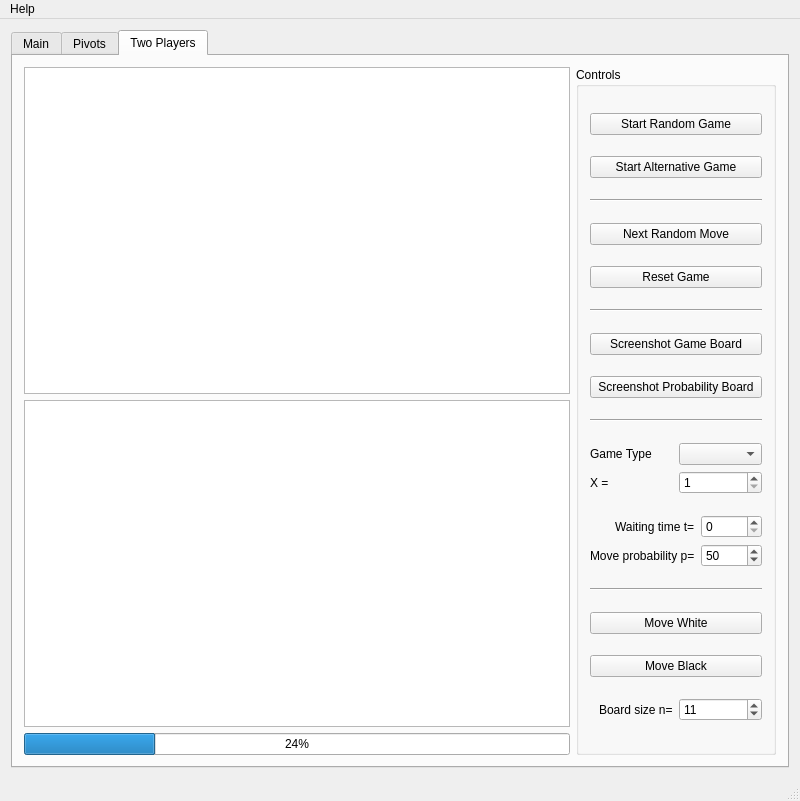
<?xml version="1.0" encoding="UTF-8"?>
<ui version="4.0">
 <class>MainWindow</class>
 <widget class="QMainWindow" name="MainWindow">
  <property name="geometry">
   <rect>
    <x>0</x>
    <y>0</y>
    <width>800</width>
    <height>801</height>
   </rect>
  </property>
  <property name="sizePolicy">
   <sizepolicy hsizetype="Preferred" vsizetype="Preferred">
    <horstretch>0</horstretch>
    <verstretch>0</verstretch>
   </sizepolicy>
  </property>
  <property name="windowTitle">
   <string>MainWindow</string>
  </property>
  <widget class="QWidget" name="centralWidget">
   <layout class="QVBoxLayout" name="verticalLayout_6">
    <item>
     <widget class="QTabWidget" name="tabWidget">
      <property name="autoFillBackground">
       <bool>true</bool>
      </property>
      <property name="currentIndex">
       <number>2</number>
      </property>
      <widget class="QWidget" name="tab1">
       <attribute name="title">
        <string>Main</string>
       </attribute>
       <layout class="QHBoxLayout" name="horizontalLayout_4">
        <item>
         <widget class="BoardWidget" name="boardView">
          <property name="sizePolicy">
           <sizepolicy hsizetype="Expanding" vsizetype="Expanding">
            <horstretch>0</horstretch>
            <verstretch>0</verstretch>
           </sizepolicy>
          </property>
          <property name="verticalScrollBarPolicy">
           <enum>Qt::ScrollBarAlwaysOff</enum>
          </property>
          <property name="horizontalScrollBarPolicy">
           <enum>Qt::ScrollBarAlwaysOff</enum>
          </property>
          <property name="renderHints">
           <set>QPainter::Antialiasing|QPainter::HighQualityAntialiasing|QPainter::TextAntialiasing</set>
          </property>
          <property name="cacheMode">
           <set>QGraphicsView::CacheBackground</set>
          </property>
         </widget>
        </item>
        <item>
         <widget class="QGroupBox" name="panel1">
          <property name="title">
           <string>Control Panel</string>
          </property>
          <layout class="QVBoxLayout" name="verticalLayout_3">
           <item>
            <widget class="QFrame" name="frame">
             <property name="frameShape">
              <enum>QFrame::StyledPanel</enum>
             </property>
             <property name="frameShadow">
              <enum>QFrame::Raised</enum>
             </property>
             <layout class="QVBoxLayout" name="verticalLayout_2">
              <item>
               <layout class="QGridLayout" name="gridLayout_3">
                <item row="0" column="1">
                 <widget class="QPushButton" name="fillAndPivots">
                  <property name="text">
                   <string>Board and Pivots</string>
                  </property>
                 </widget>
                </item>
                <item row="0" column="2">
                 <layout class="QHBoxLayout" name="horizontalLayout_2"/>
                </item>
                <item row="0" column="0">
                 <layout class="QVBoxLayout" name="verticalLayout_4">
                  <item>
                   <widget class="QPushButton" name="fillBoard">
                    <property name="text">
                     <string>Fill Board</string>
                    </property>
                   </widget>
                  </item>
                  <item>
                   <widget class="QPushButton" name="articulationPoint">
                    <property name="text">
                     <string>Find Pivots</string>
                    </property>
                   </widget>
                  </item>
                 </layout>
                </item>
               </layout>
              </item>
              <item>
               <layout class="QGridLayout" name="gridLayout_9">
                <item row="1" column="1">
                 <widget class="QSpinBox" name="mainX">
                  <property name="minimum">
                   <number>1</number>
                  </property>
                  <property name="maximum">
                   <number>19</number>
                  </property>
                 </widget>
                </item>
                <item row="0" column="1">
                 <widget class="QComboBox" name="mainType"/>
                </item>
                <item row="0" column="0">
                 <widget class="QLabel" name="label_10">
                  <property name="text">
                   <string>Board Type</string>
                  </property>
                 </widget>
                </item>
                <item row="1" column="0">
                 <widget class="QLabel" name="label_11">
                  <property name="text">
                   <string>X = </string>
                  </property>
                 </widget>
                </item>
               </layout>
              </item>
              <item>
               <layout class="QGridLayout" name="gridLayout_4">
                <item row="0" column="1">
                 <widget class="QSpinBox" name="mainProb">
                  <property name="minimum">
                   <number>1</number>
                  </property>
                  <property name="maximum">
                   <number>100</number>
                  </property>
                  <property name="value">
                   <number>50</number>
                  </property>
                 </widget>
                </item>
                <item row="1" column="1">
                 <widget class="QSpinBox" name="mainSize">
                  <property name="minimum">
                   <number>2</number>
                  </property>
                  <property name="maximum">
                   <number>19</number>
                  </property>
                  <property name="value">
                   <number>11</number>
                  </property>
                 </widget>
                </item>
                <item row="0" column="0" alignment="Qt::AlignRight">
                 <widget class="QLabel" name="label">
                  <property name="sizePolicy">
                   <sizepolicy hsizetype="Minimum" vsizetype="Minimum">
                    <horstretch>0</horstretch>
                    <verstretch>0</verstretch>
                   </sizepolicy>
                  </property>
                  <property name="text">
                   <string>Probability p=</string>
                  </property>
                 </widget>
                </item>
                <item row="1" column="0" alignment="Qt::AlignRight">
                 <widget class="QLabel" name="label_2">
                  <property name="sizePolicy">
                   <sizepolicy hsizetype="Minimum" vsizetype="Minimum">
                    <horstretch>0</horstretch>
                    <verstretch>0</verstretch>
                   </sizepolicy>
                  </property>
                  <property name="text">
                   <string>Board size n=</string>
                  </property>
                 </widget>
                </item>
               </layout>
              </item>
             </layout>
            </widget>
           </item>
          </layout>
         </widget>
        </item>
       </layout>
      </widget>
      <widget class="QWidget" name="tab2">
       <attribute name="title">
        <string>Pivots</string>
       </attribute>
       <layout class="QGridLayout" name="gridLayout_2">
        <item row="0" column="0">
         <widget class="BoardWidget" name="boardViewSim">
          <property name="sizePolicy">
           <sizepolicy hsizetype="Expanding" vsizetype="Expanding">
            <horstretch>0</horstretch>
            <verstretch>0</verstretch>
           </sizepolicy>
          </property>
          <property name="frameShape">
           <enum>QFrame::WinPanel</enum>
          </property>
          <property name="frameShadow">
           <enum>QFrame::Raised</enum>
          </property>
          <property name="lineWidth">
           <number>6</number>
          </property>
          <property name="midLineWidth">
           <number>6</number>
          </property>
          <property name="verticalScrollBarPolicy">
           <enum>Qt::ScrollBarAlwaysOff</enum>
          </property>
          <property name="horizontalScrollBarPolicy">
           <enum>Qt::ScrollBarAlwaysOff</enum>
          </property>
          <property name="renderHints">
           <set>QPainter::Antialiasing|QPainter::HighQualityAntialiasing|QPainter::TextAntialiasing</set>
          </property>
          <property name="cacheMode">
           <set>QGraphicsView::CacheBackground</set>
          </property>
         </widget>
        </item>
        <item row="0" column="1">
         <widget class="QGroupBox" name="panel2">
          <property name="autoFillBackground">
           <bool>false</bool>
          </property>
          <property name="styleSheet">
           <string notr="true"/>
          </property>
          <property name="title">
           <string>Control Panel</string>
          </property>
          <layout class="QVBoxLayout" name="verticalLayout">
           <item>
            <widget class="QPushButton" name="takeScreenshot">
             <property name="text">
              <string>Screenshot</string>
             </property>
            </widget>
           </item>
           <item>
            <widget class="QPushButton" name="simulatePivot">
             <property name="autoFillBackground">
              <bool>false</bool>
             </property>
             <property name="text">
              <string>Most Pivotal Hexes</string>
             </property>
            </widget>
           </item>
           <item>
            <layout class="QGridLayout" name="gridLayout_10">
             <item row="1" column="1">
              <widget class="QSpinBox" name="simX">
               <property name="minimum">
                <number>1</number>
               </property>
               <property name="maximum">
                <number>19</number>
               </property>
              </widget>
             </item>
             <item row="0" column="1">
              <widget class="QComboBox" name="simType"/>
             </item>
             <item row="0" column="0">
              <widget class="QLabel" name="label_9">
               <property name="text">
                <string>Game Type</string>
               </property>
              </widget>
             </item>
             <item row="1" column="0">
              <widget class="QLabel" name="label_12">
               <property name="text">
                <string>X = </string>
               </property>
              </widget>
             </item>
            </layout>
           </item>
           <item>
            <layout class="QGridLayout" name="gridLayout_6">
             <item row="0" column="0" alignment="Qt::AlignRight">
              <widget class="QLabel" name="label_5">
               <property name="text">
                <string>Board Size n= </string>
               </property>
              </widget>
             </item>
             <item row="1" column="0" alignment="Qt::AlignRight">
              <widget class="QLabel" name="label_6">
               <property name="text">
                <string>Waiting time t=</string>
               </property>
              </widget>
             </item>
             <item row="0" column="2">
              <widget class="QSpinBox" name="simSize">
               <property name="minimum">
                <number>1</number>
               </property>
               <property name="maximum">
                <number>19</number>
               </property>
               <property name="value">
                <number>11</number>
               </property>
              </widget>
             </item>
             <item row="1" column="2">
              <widget class="QSpinBox" name="waitTimeSim">
               <property name="maximum">
                <number>2000</number>
               </property>
               <property name="singleStep">
                <number>100</number>
               </property>
              </widget>
             </item>
            </layout>
           </item>
          </layout>
         </widget>
        </item>
        <item row="1" column="0">
         <widget class="QProgressBar" name="progressBarSim">
          <property name="enabled">
           <bool>true</bool>
          </property>
          <property name="autoFillBackground">
           <bool>false</bool>
          </property>
          <property name="styleSheet">
           <string notr="true"/>
          </property>
          <property name="value">
           <number>24</number>
          </property>
          <property name="textVisible">
           <bool>true</bool>
          </property>
          <property name="invertedAppearance">
           <bool>false</bool>
          </property>
          <property name="format">
           <string>%p%</string>
          </property>
         </widget>
        </item>
       </layout>
      </widget>
      <widget class="QWidget" name="tab4">
       <property name="enabled">
        <bool>true</bool>
       </property>
       <attribute name="title">
        <string>Two Players</string>
       </attribute>
       <layout class="QGridLayout" name="gridLayout">
        <item row="0" column="0">
         <widget class="BoardWidget" name="gameView">
          <property name="verticalScrollBarPolicy">
           <enum>Qt::ScrollBarAlwaysOff</enum>
          </property>
          <property name="horizontalScrollBarPolicy">
           <enum>Qt::ScrollBarAlwaysOff</enum>
          </property>
          <property name="renderHints">
           <set>QPainter::Antialiasing|QPainter::HighQualityAntialiasing|QPainter::TextAntialiasing</set>
          </property>
         </widget>
        </item>
        <item row="0" column="4" rowspan="3">
         <widget class="QGroupBox" name="panel3">
          <property name="sizePolicy">
           <sizepolicy hsizetype="Preferred" vsizetype="MinimumExpanding">
            <horstretch>0</horstretch>
            <verstretch>0</verstretch>
           </sizepolicy>
          </property>
          <property name="minimumSize">
           <size>
            <width>200</width>
            <height>686</height>
           </size>
          </property>
          <property name="title">
           <string>Controls</string>
          </property>
          <layout class="QVBoxLayout" name="verticalLayout_5">
           <item>
            <widget class="QPushButton" name="startRandom">
             <property name="text">
              <string>Start Random Game</string>
             </property>
            </widget>
           </item>
           <item>
            <widget class="QPushButton" name="startAlternative">
             <property name="text">
              <string>Start Alternative Game</string>
             </property>
            </widget>
           </item>
           <item>
            <widget class="Line" name="line">
             <property name="orientation">
              <enum>Qt::Horizontal</enum>
             </property>
            </widget>
           </item>
           <item>
            <widget class="QPushButton" name="nextRandomTurn">
             <property name="text">
              <string>Next Random Move</string>
             </property>
            </widget>
           </item>
           <item>
            <widget class="QPushButton" name="resetGame">
             <property name="text">
              <string>Reset Game</string>
             </property>
            </widget>
           </item>
           <item>
            <widget class="Line" name="line_4">
             <property name="orientation">
              <enum>Qt::Horizontal</enum>
             </property>
            </widget>
           </item>
           <item>
            <widget class="QPushButton" name="takeGameBoard">
             <property name="text">
              <string>Screenshot Game Board</string>
             </property>
            </widget>
           </item>
           <item>
            <widget class="QPushButton" name="takeProbabilityBoard">
             <property name="text">
              <string>Screenshot Probability Board</string>
             </property>
            </widget>
           </item>
           <item>
            <widget class="Line" name="line_3">
             <property name="orientation">
              <enum>Qt::Horizontal</enum>
             </property>
            </widget>
           </item>
           <item>
            <layout class="QGridLayout" name="gridLayout_11">
             <item row="1" column="1">
              <widget class="QSpinBox" name="gameX">
               <property name="minimum">
                <number>1</number>
               </property>
               <property name="maximum">
                <number>19</number>
               </property>
              </widget>
             </item>
             <item row="0" column="1">
              <widget class="QComboBox" name="gameType"/>
             </item>
             <item row="0" column="0">
              <widget class="QLabel" name="label_13">
               <property name="text">
                <string>Game Type</string>
               </property>
              </widget>
             </item>
             <item row="1" column="0">
              <widget class="QLabel" name="label_14">
               <property name="text">
                <string>X = </string>
               </property>
              </widget>
             </item>
            </layout>
           </item>
           <item>
            <layout class="QGridLayout" name="gridLayout_7">
             <item row="0" column="1">
              <widget class="QSpinBox" name="gameWaitTime"/>
             </item>
             <item row="0" column="0" alignment="Qt::AlignRight">
              <widget class="QLabel" name="label_7">
               <property name="text">
                <string>Waiting time t=</string>
               </property>
              </widget>
             </item>
             <item row="1" column="0">
              <widget class="QLabel" name="label_3">
               <property name="sizePolicy">
                <sizepolicy hsizetype="Minimum" vsizetype="Minimum">
                 <horstretch>0</horstretch>
                 <verstretch>0</verstretch>
                </sizepolicy>
               </property>
               <property name="text">
                <string>Move probability p=</string>
               </property>
              </widget>
             </item>
             <item row="1" column="1">
              <widget class="QSpinBox" name="gameProb">
               <property name="minimum">
                <number>1</number>
               </property>
               <property name="maximum">
                <number>100</number>
               </property>
               <property name="value">
                <number>50</number>
               </property>
              </widget>
             </item>
            </layout>
           </item>
           <item>
            <widget class="Line" name="line_2">
             <property name="orientation">
              <enum>Qt::Horizontal</enum>
             </property>
            </widget>
           </item>
           <item>
            <widget class="QPushButton" name="moveWhite">
             <property name="text">
              <string>Move White</string>
             </property>
            </widget>
           </item>
           <item>
            <widget class="QPushButton" name="moveBlack">
             <property name="text">
              <string>Move Black</string>
             </property>
            </widget>
           </item>
           <item>
            <layout class="QGridLayout" name="gridLayout_5">
             <item row="1" column="2">
              <widget class="QSpinBox" name="gameSize">
               <property name="minimum">
                <number>2</number>
               </property>
               <property name="maximum">
                <number>19</number>
               </property>
               <property name="value">
                <number>11</number>
               </property>
              </widget>
             </item>
             <item row="1" column="0" alignment="Qt::AlignRight">
              <widget class="QLabel" name="label_4">
               <property name="sizePolicy">
                <sizepolicy hsizetype="Minimum" vsizetype="Minimum">
                 <horstretch>0</horstretch>
                 <verstretch>0</verstretch>
                </sizepolicy>
               </property>
               <property name="text">
                <string>Board size n=</string>
               </property>
              </widget>
             </item>
            </layout>
           </item>
          </layout>
         </widget>
        </item>
        <item row="2" column="0">
         <widget class="QProgressBar" name="gameProgress">
          <property name="value">
           <number>24</number>
          </property>
         </widget>
        </item>
        <item row="1" column="0">
         <widget class="BoardWidget" name="gameViewSim">
          <property name="verticalScrollBarPolicy">
           <enum>Qt::ScrollBarAlwaysOff</enum>
          </property>
          <property name="horizontalScrollBarPolicy">
           <enum>Qt::ScrollBarAlwaysOff</enum>
          </property>
          <property name="renderHints">
           <set>QPainter::Antialiasing|QPainter::HighQualityAntialiasing|QPainter::TextAntialiasing</set>
          </property>
         </widget>
        </item>
       </layout>
      </widget>
     </widget>
    </item>
   </layout>
  </widget>
  <widget class="QMenuBar" name="menuBar">
   <property name="geometry">
    <rect>
     <x>0</x>
     <y>0</y>
     <width>800</width>
     <height>24</height>
    </rect>
   </property>
   <widget class="QMenu" name="menuAbout">
    <property name="title">
     <string>Help</string>
    </property>
    <addaction name="actionAbout"/>
   </widget>
   <addaction name="menuAbout"/>
  </widget>
  <widget class="QStatusBar" name="statusBar"/>
  <action name="actionAbout">
   <property name="text">
    <string>About</string>
   </property>
  </action>
 </widget>
 <layoutdefault spacing="6" margin="11"/>
 <customwidgets>
  <customwidget>
   <class>BoardWidget</class>
   <extends>QGraphicsView</extends>
   <header location="global">boardwidget.h</header>
  </customwidget>
 </customwidgets>
 <resources/>
 <connections/>
</ui>
